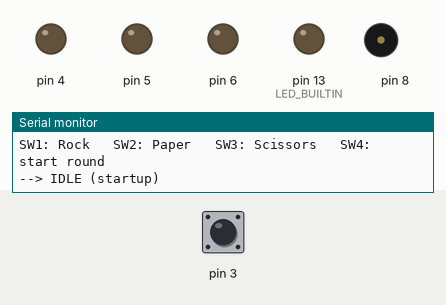
Bench run of a sketch on a simulated Arduino Nano, built with avr-gcc and run on an emulated ATmega328P. On the bench: output pins drawn as LEDs (lit = HIGH), buzzer (waves = sounding), the last lines printed to the serial monitor. Inputs (shaded band) come from the test bench; at power-on: pin 3 HIGH.

Above: at 3.2 s.
3.3 s: pin 3 pulled LOW for 0.15 s
At 3.37 s:
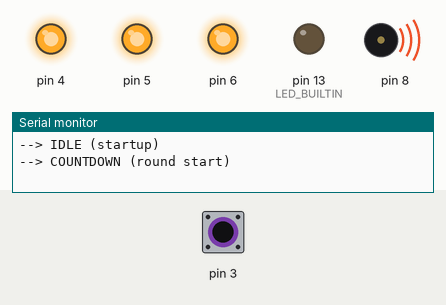
At 5.19 s:
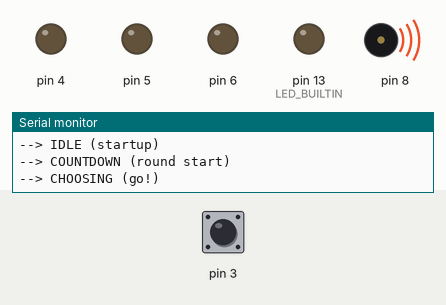
Timing chart, 0 to 6.8 s (numbered marks = the images above; inputs shaded):
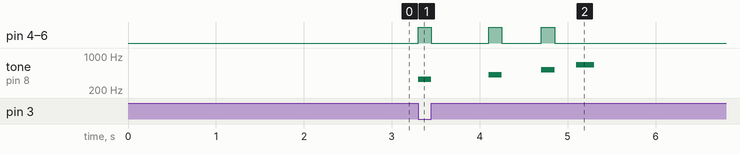

The sketch:

RockPaperScissors.ino
```cpp
/* ================================================================================
Capstone Project: Rock-Paper-Scissors [BEAPERNano-Capstone-Rock-Paper-Scissors]
Version: 1.2
Updated: November 24, 2026

Platform: mirobo.tech BEAPER Nano circuit (any configuration)
Requires: BEAPERNano_v1_2.h header file

A single-player Rock-Paper-Scissors game against the computer.
Press SW4 to begin a round: a 3-2-1 countdown flashes and beeps,
speeding up as it counts down, then a short window opens for you
to make your choice. Miss the window and it counts as too slow -
no result is compared.

Hardware used:
  SW1 - Rock
  SW2 - Paper
  SW3 - Scissors
  SW4 - Start a round
  LS1 - Piezo speaker (countdown beeps, "go" tone, outcome tones)

Compatible with all BEAPER Nano configurations. No additional
hardware or jumper changes required.

--------------------------------------------------------------------------------
Game behaviour:
  IDLE      - Waiting. Press SW4 to begin.
  COUNTDOWN - 3-2-1, LED1-LED3 flash together with a beep on each
              count. The gap between counts shrinks as it
              progresses - see COUNTDOWN_INTERVALS below.
  CHOOSING  - A short window opens (CHOOSE_WINDOW_MS). Press SW1,
              SW2, or SW3 for your choice. No press before the
              window closes counts as too slow.
  REVEAL    - The computer's choice is generated, compared against
              yours, and the result (win/lose/tie/too slow) is
              announced with a distinct tone pattern and printed to
              the Serial Monitor. Session totals (wins/losses/ties)
              are tracked throughout.

Before you begin - complete your capstone plan using the Capstone
Preparation Guide: a plain-English description from the player's
perspective, a state diagram, your constants and variables, and
your testing plan.
=================================================================================*/
// IMPORTANT: Make sure that BEAPERNano_v1_2.h is accessible as a tab in this project.
#include "BEAPERNano_v1_2.h"   // Define BEAPER Nano I/O devices

// ---- State Constants -------------------
const int STATE_IDLE      = 0;       // Waiting - press SW4 to start
const int STATE_COUNTDOWN = 1;       // 3-2-1 countdown, LEDs flashing
const int STATE_CHOOSING  = 2;       // Choice window open - press SW1/SW2/SW3
const int STATE_REVEAL    = 3;       // Showing the result of the round

const char* STATE_NAMES[] = { "IDLE", "COUNTDOWN", "CHOOSING", "REVEAL" };

// ---- Choice Constants -------------------
const int CHOICE_ROCK     = 0;
const int CHOICE_PAPER    = 1;
const int CHOICE_SCISSORS = 2;
const int CHOICE_NONE     = -1;      // Sentinel: no choice made (too slow)

const char* CHOICE_NAMES[] = { "Rock", "Paper", "Scissors" };   // Indexed 0-2 only; CHOICE_NONE handled separately

const int CHOICE_LEDS[] = { LED1, LED2, LED3 };   // Indexed by CHOICE_ROCK/PAPER/SCISSORS

// ---- Countdown Configuration -------------
// Three parallel const arrays, indexed together - the same pattern
// used for Simon Game's BUTTONS/LEDS/TONES. COUNTDOWN_INTERVALS[i]
// is the total time (ms) count i occupies; COUNTDOWN_TONES[i] is
// the pitch played at the start of count i. Intervals shrink and
// pitch rises as the countdown progresses, building tension toward
// "go."
const int COUNTDOWN_INTERVALS[] = { 800, 600, 400 };     // ms per count - gets faster
const int COUNTDOWN_TONES[]     = { 330, 415, 523 };     // Hz per count - gets higher (E4, G#4, C5)
const int GO_TONE               = 660;   // Distinct tone marking the choice window opening
const int FLASH_TIME            = 150;   // ms the LEDs stay lit within each count

// ---- Choosing/Reveal Configuration -------
const int CHOOSE_WINDOW_MS  = 3000;  // How long the player has to choose
const int RESULT_DISPLAY_MS = 2500;  // How long the result is shown before returning to IDLE

// ---- Program Variables -----------------------
int  state             = STATE_IDLE;
unsigned long state_start = 0;

// ---- Countdown sub-phase tracking ----
int  countdown_index = 0;            // Which count we're on (0, 1, 2)
unsigned long phase_start = 0;       // Time the CURRENT count began
bool flashing = false;               // True while LEDs are lit within the current count

// ---- Round variables ----
int player_choice   = CHOICE_NONE;
int computer_choice = CHOICE_NONE;

// ---- Session totals ----
int win_count  = 0;
int loss_count = 0;
int tie_count  = 0;


// ---- Program Functions -----------------------

void all_choice_leds_on()
{
    for (int i = 0; i < 3; i++)
        digitalWrite(CHOICE_LEDS[i], HIGH);
}

void all_choice_leds_off()
{
    for (int i = 0; i < 3; i++)
        digitalWrite(CHOICE_LEDS[i], LOW);
}

void enter_state(int new_state, unsigned long current_time, const char* reason = "")
{
    state       = new_state;
    state_start = current_time;
    Serial.print("--> ");
    Serial.print(STATE_NAMES[new_state]);
    if (reason[0] != '\0')
    {
        Serial.print(" (");
        Serial.print(reason);
        Serial.println(")");
    }
    else
    {
        Serial.println();
    }
}

void start_round(unsigned long current_time)
{
    // Begin a new round: reset countdown tracking, start the first
    // count immediately, and enter STATE_COUNTDOWN.
    countdown_index = 0;
    phase_start     = current_time;
    flashing        = true;
    player_choice   = CHOICE_NONE;
    computer_choice = CHOICE_NONE;
    all_choice_leds_on();
    tone(LS1, COUNTDOWN_TONES[0]);
    enter_state(STATE_COUNTDOWN, current_time, "round start");
}


void setup()
{
    // Configure Arduino Nano ESP32 status LED as output
    pinMode(LED_BUILTIN, OUTPUT);
    digitalWrite(LED_BUILTIN, LOW);

    // Configure BEAPER Nano LEDs as outputs
    for (int i = 0; i < 3; i++)
        pinMode(CHOICE_LEDS[i], OUTPUT);

    // Configure BEAPER Nano pushbuttons as inputs
    pinMode(SW1, INPUT_PULLUP);
    pinMode(SW2, INPUT_PULLUP);
    pinMode(SW3, INPUT_PULLUP);
    pinMode(SW4, INPUT_PULLUP);

    Serial.begin(9600);
    delay(2000);                       // Give Serial Monitor time to
                                        // connect, without blocking
                                        // forever if it's never opened

    randomSeed(millis());              // Seed the random number generator

    all_choice_leds_off();
    Serial.println("Rock-Paper-Scissors");
    Serial.println("SW1: Rock   SW2: Paper   SW3: Scissors   SW4: start round");
    Serial.println();

    state_start = millis();
    enter_state(STATE_IDLE, state_start, "startup");
}

void loop()
{
    unsigned long current_time = millis();
    unsigned long elapsed      = current_time - state_start;

    // ---- State: Idle ----
    if (state == STATE_IDLE)
    {
        if (digitalRead(SW4) == LOW)
            start_round(current_time);
    }

    // ---- State: Countdown (fully worked - see Development Guide Step 1) ----
    else if (state == STATE_COUNTDOWN)
    {
        unsigned long count_elapsed = current_time - phase_start;

        if (flashing && count_elapsed >= (unsigned long)FLASH_TIME)
        {
            all_choice_leds_off();
            noTone(LS1);
            flashing = false;
        }

        if (count_elapsed >= (unsigned long)COUNTDOWN_INTERVALS[countdown_index])
        {
            countdown_index++;
            phase_start = current_time;
            if (countdown_index >= 3)
            {
                tone(LS1, GO_TONE, 200);
                enter_state(STATE_CHOOSING, current_time, "go!");
            }
            else
            {
                all_choice_leds_on();
                tone(LS1, COUNTDOWN_TONES[countdown_index]);
                flashing = true;
            }
        }
    }

    // ---- State: Choosing ----
    else if (state == STATE_CHOOSING)
    {
        // TODO: if SW1/SW2/SW3 is pressed, set player_choice to the
        //       matching CHOICE_ROCK/PAPER/SCISSORS constant and
        //       enter_state(STATE_REVEAL, current_time, "chose").
        //
        // TODO: if elapsed >= (unsigned long)CHOOSE_WINDOW_MS with no press, the
        //       player was too slow - player_choice stays CHOICE_NONE
        //       (its default). enter_state(STATE_REVEAL, current_time,
        //       "too slow").
    }

    // ---- State: Reveal ----
    else if (state == STATE_REVEAL)
    {
        // TODO: on the first iteration of this state (hint: elapsed will
        //       be 0 or very small on the very first pass), determine and
        //       announce the result:
        //
        //       if (player_choice == CHOICE_NONE)
        //       {
        //           Serial.println("Too slow!");
        //       }
        //       else
        //       {
        //           computer_choice = random(0, 3);   // random() excludes its upper bound - 0,1,2
        //           Serial.print("You chose: "); Serial.println(CHOICE_NAMES[player_choice]);
        //           Serial.print("Computer chose: "); Serial.println(CHOICE_NAMES[computer_choice]);
        //           if (player_choice == computer_choice)
        //           {
        //               tie_count++;
        //               Serial.println("Tie!");
        //           }
        //           else if ((player_choice == CHOICE_ROCK && computer_choice == CHOICE_SCISSORS) ||
        //                    (player_choice == CHOICE_PAPER && computer_choice == CHOICE_ROCK) ||
        //                    (player_choice == CHOICE_SCISSORS && computer_choice == CHOICE_PAPER))
        //           {
        //               win_count++;
        //               Serial.println("You win!");
        //           }
        //           else
        //           {
        //               loss_count++;
        //               Serial.println("You lose!");
        //           }
        //           Serial.print("Score - wins: "); Serial.print(win_count);
        //           Serial.print("  losses: "); Serial.print(loss_count);
        //           Serial.print("  ties: "); Serial.println(tie_count);
        //       }
        //
        //       Play a distinct tone pattern for each outcome - for
        //       example an ascending two-note beep for a win, a single
        //       low buzz for a loss, and a single mid tone for a tie.
        //       Light CHOICE_LEDS[player_choice] to show what you picked
        //       (skip this if player_choice is CHOICE_NONE).
        //
        // TODO: once elapsed >= (unsigned long)RESULT_DISPLAY_MS, turn off all
        //       CHOICE_LEDS and enter_state(STATE_IDLE, current_time).
    }

    delay(1);
}


/* ================================================================================
Development Guide
================================================================================

Work through these steps in order.

--------------------------------------------------------------------------------
Step 1 - Understand the countdown
--------------------------------------------------------------------------------

STATE_COUNTDOWN is already complete and working - read through it
before starting on the TODOs elsewhere. It uses two nested timers:
an outer one (count_elapsed vs COUNTDOWN_INTERVALS[countdown_index])
tracking how long the CURRENT count has been running in total, and
an inner one (the same count_elapsed vs FLASH_TIME) tracking only
how long the LEDs should stay lit within that count. This is the
same non-blocking repeating-timer pattern from Activity 11, applied
twice at once - once for the overall count duration, once for the
shorter flash within it.

Run the program and press SW4. Confirm the countdown flashes three
times, getting visibly faster and higher-pitched each time, then
plays a distinct "go" tone and transitions to CHOOSING (check the
Serial Monitor for the state transition, since nothing is
implemented in CHOOSING yet).

--------------------------------------------------------------------------------
Step 2 - Reading the player's choice
--------------------------------------------------------------------------------

Implement the button-reading TODO in STATE_CHOOSING. Test that
pressing SW1, SW2, or SW3 during the choosing window correctly
records player_choice and transitions to STATE_REVEAL - check the
Serial Monitor's state transition message for each.

--------------------------------------------------------------------------------
Step 3 - Timeout handling
--------------------------------------------------------------------------------

Implement the timeout TODO in STATE_CHOOSING. Test by starting a
round and simply waiting without pressing anything - confirm it
transitions to STATE_REVEAL after CHOOSE_WINDOW_MS with
player_choice still CHOICE_NONE.

--------------------------------------------------------------------------------
Step 4 - Determining the winner
--------------------------------------------------------------------------------

Implement the TODO in STATE_REVEAL. Test all nine possible
combinations of player choice vs. computer choice deliberately -
this is easiest by temporarily hardcoding computer_choice to a
fixed value instead of using random() while you test each of your
three choices against it, then restoring the random version once
you have confirmed the win/lose/tie logic is correct for every
combination.

--------------------------------------------------------------------------------
Step 5 - Outcome feedback and return to idle
--------------------------------------------------------------------------------

Add the tone patterns and LED feedback described in the TODO, and
implement the return-to-idle timing. Confirm a full round - start,
countdown, choose, reveal, and return to idle - works correctly
several times in a row, and that win_count/loss_count/tie_count
accumulate correctly across multiple rounds without resetting.

*/


/* ================================================================================
Extension Activities
================================================================================

--------------------------------------------------------------------------------
EA 1 - Best-of-N match
--------------------------------------------------------------------------------

Layer a "match" concept on top of individual rounds: track a match
score separately from the session totals, and end the match (with
a distinct fanfare) once either the player or the computer reaches
a set number of wins (best of 5, for example). What should happen
to the match score when SW4 starts a new round after a match has
already ended?

--------------------------------------------------------------------------------
EA 2 - Elegant win-determination refactor
--------------------------------------------------------------------------------

The if/else chain in STATE_REVEAL checks three specific winning
combinations explicitly. There is a more compact way to determine
the same result using modular arithmetic: with choices numbered
0, 1, 2 (Rock, Paper, Scissors), the player wins whenever
(player_choice - computer_choice + 3) % 3 == 1, and loses whenever
it equals 2 (0 means a tie). Note the "+ 3" before the modulo - in
C, unlike Python, the % operator can return a negative result when
its left-hand operand is negative (player_choice - computer_choice
is negative whenever the player's choice number is lower - Rock(0)
vs Paper(1), for example), so 3 is added first to guarantee a
non-negative result before taking % 3. Verify this produces
identical results to your existing if/else chain for all nine
combinations before replacing it - why does this formula work?
(Hint: consider what each choice "beats" as you move one step
forward through the cycle Rock -> Paper -> Scissors -> Rock.)

--------------------------------------------------------------------------------
EA 3 - Adaptive computer opponent
--------------------------------------------------------------------------------

Instead of choosing randomly every time, track how many times the
player has chosen each of Rock/Paper/Scissors across the session
(three counters, similar to win_count/loss_count/tie_count) and
bias the computer's choice toward whichever counters the player's
most frequent pick. This is a simple introduction to
pattern-based prediction rather than pure randomness - does it
actually make the computer harder to beat once you have played
enough rounds for a pattern to emerge? How would a player adapt
their own strategy once they suspect the computer is doing this?

--------------------------------------------------------------------------------
EA 4 - Escalating time pressure
--------------------------------------------------------------------------------

Reuse Simon Game's "difficulty increases with progress" idea:
shrink CHOOSE_WINDOW_MS by a fixed amount after each round within
a session (with a reasonable minimum so it never becomes
impossible), so the game gets tenser to play the longer a session
continues. Should the window reset to its original length after a
"too slow" round, or keep shrinking regardless of outcome?

*/
```

Measured:
- after the input at 3.3 s, pin 4–6: goes HIGH 0.15 s, LOW 0.65 s, HIGH 0.15 s, LOW 0.45 s, HIGH 0.15 s, then LOW, starting at once; tone on pin 8: plays 330 Hz for 0.15 s, 415 Hz for 0.15 s, 523 Hz for 0.15 s, 660 Hz for 0.20 s, starting at once
